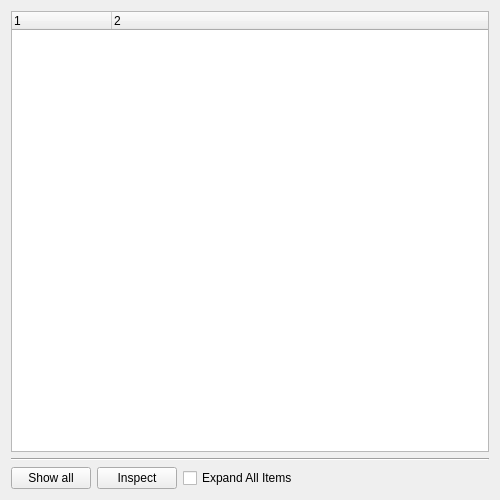
<?xml version="1.0" encoding="UTF-8"?>
<ui version="4.0">
 <class>uirenderdata</class>
 <widget class="QWidget" name="uirenderdata">
  <property name="enabled">
   <bool>true</bool>
  </property>
  <property name="geometry">
   <rect>
    <x>0</x>
    <y>0</y>
    <width>500</width>
    <height>500</height>
   </rect>
  </property>
  <property name="sizePolicy">
   <sizepolicy hsizetype="Preferred" vsizetype="Preferred">
    <horstretch>0</horstretch>
    <verstretch>0</verstretch>
   </sizepolicy>
  </property>
  <property name="minimumSize">
   <size>
    <width>500</width>
    <height>500</height>
   </size>
  </property>
  <property name="windowTitle">
   <string>Visual Debugger</string>
  </property>
  <layout class="QVBoxLayout" name="verticalLayout_2">
   <property name="sizeConstraint">
    <enum>QLayout::SetMinimumSize</enum>
   </property>
   <item>
    <widget class="QTreeWidget" name="tree">
     <property name="frameShape">
      <enum>QFrame::StyledPanel</enum>
     </property>
     <property name="lineWidth">
      <number>1</number>
     </property>
     <property name="midLineWidth">
      <number>0</number>
     </property>
     <property name="indentation">
      <number>20</number>
     </property>
     <property name="columnCount">
      <number>2</number>
     </property>
     <attribute name="headerShowSortIndicator" stdset="0">
      <bool>false</bool>
     </attribute>
     <attribute name="headerStretchLastSection">
      <bool>true</bool>
     </attribute>
     <column>
      <property name="text">
       <string notr="true">1</string>
      </property>
     </column>
     <column>
      <property name="text">
       <string notr="true">2</string>
      </property>
     </column>
    </widget>
   </item>
   <item>
    <widget class="Line" name="line">
     <property name="orientation">
      <enum>Qt::Horizontal</enum>
     </property>
    </widget>
   </item>
   <item>
    <layout class="QHBoxLayout" name="horizontalLayout">
     <item>
      <widget class="QPushButton" name="btnShowAll">
       <property name="text">
        <string>Show all</string>
       </property>
      </widget>
     </item>
     <item>
      <widget class="QPushButton" name="btnInspect">
       <property name="toolTip">
        <string>Inspect current selected path</string>
       </property>
       <property name="text">
        <string>Inspect</string>
       </property>
      </widget>
     </item>
     <item>
      <widget class="QCheckBox" name="cbExpand">
       <property name="text">
        <string>Expand All Items</string>
       </property>
      </widget>
     </item>
     <item>
      <spacer name="horizontalSpacer">
       <property name="orientation">
        <enum>Qt::Horizontal</enum>
       </property>
       <property name="sizeHint" stdset="0">
        <size>
         <width>40</width>
         <height>20</height>
        </size>
       </property>
      </spacer>
     </item>
    </layout>
   </item>
  </layout>
 </widget>
 <resources/>
 <connections/>
</ui>
